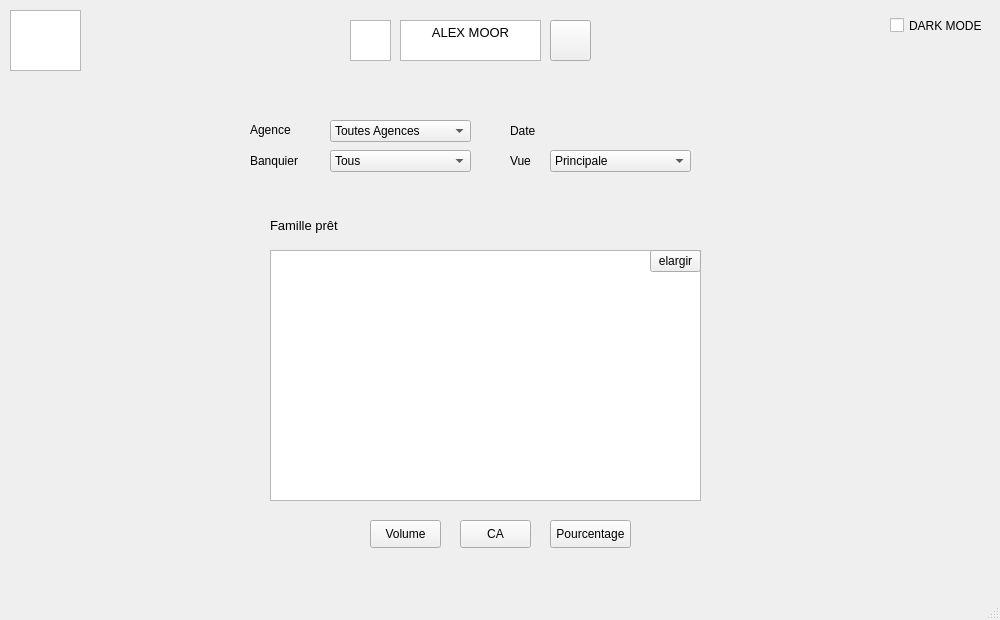
<?xml version="1.0" encoding="UTF-8"?>
<ui version="4.0">
 <class>vue_president</class>
 <widget class="QMainWindow" name="vue_president">
  <property name="geometry">
   <rect>
    <x>0</x>
    <y>0</y>
    <width>1000</width>
    <height>620</height>
   </rect>
  </property>
  <property name="windowTitle">
   <string>MainWindow</string>
  </property>
  <widget class="QWidget" name="centralwidget">
   <widget class="QLabel" name="label_4">
    <property name="geometry">
     <rect>
      <x>510</x>
      <y>150</y>
      <width>31</width>
      <height>21</height>
     </rect>
    </property>
    <property name="text">
     <string>Vue</string>
    </property>
   </widget>
   <widget class="QLabel" name="label_6">
    <property name="geometry">
     <rect>
      <x>270</x>
      <y>215</y>
      <width>121</width>
      <height>21</height>
     </rect>
    </property>
    <property name="font">
     <font>
      <pointsize>10</pointsize>
     </font>
    </property>
    <property name="text">
     <string>Famille prêt</string>
    </property>
   </widget>
   <widget class="QComboBox" name="Banquier">
    <property name="geometry">
     <rect>
      <x>330</x>
      <y>150</y>
      <width>141</width>
      <height>22</height>
     </rect>
    </property>
    <item>
     <property name="text">
      <string>Tous </string>
     </property>
    </item>
    <item>
     <property name="text">
      <string>Ahmed Benmoussa</string>
     </property>
    </item>
    <item>
     <property name="text">
      <string>Alexandre Maurice</string>
     </property>
    </item>
    <item>
     <property name="text">
      <string>Alice Benarfa</string>
     </property>
    </item>
    <item>
     <property name="text">
      <string>Yanis Moujab</string>
     </property>
    </item>
   </widget>
   <widget class="QtCharts::QChartView" name="chart_pret">
    <property name="geometry">
     <rect>
      <x>270</x>
      <y>250</y>
      <width>431</width>
      <height>251</height>
     </rect>
    </property>
   </widget>
   <widget class="QTextEdit" name="username">
    <property name="geometry">
     <rect>
      <x>400</x>
      <y>20</y>
      <width>141</width>
      <height>41</height>
     </rect>
    </property>
    <property name="html">
     <string>&lt;!DOCTYPE HTML PUBLIC &quot;-//W3C//DTD HTML 4.0//EN&quot; &quot;http://www.w3.org/TR/REC-html40/strict.dtd&quot;&gt;
&lt;html&gt;&lt;head&gt;&lt;meta name=&quot;qrichtext&quot; content=&quot;1&quot; /&gt;&lt;style type=&quot;text/css&quot;&gt;
p, li { white-space: pre-wrap; }
&lt;/style&gt;&lt;/head&gt;&lt;body style=&quot; font-family:'MS Shell Dlg 2'; font-size:7.8pt; font-weight:400; font-style:normal;&quot;&gt;
&lt;p align=&quot;center&quot; style=&quot; margin-top:0px; margin-bottom:0px; margin-left:0px; margin-right:0px; -qt-block-indent:0; text-indent:0px;&quot;&gt;&lt;span style=&quot; font-size:10pt;&quot;&gt;ALEX MOOR&lt;/span&gt;&lt;/p&gt;&lt;/body&gt;&lt;/html&gt;</string>
    </property>
   </widget>
   <widget class="QPushButton" name="vol_pret">
    <property name="geometry">
     <rect>
      <x>370</x>
      <y>520</y>
      <width>71</width>
      <height>28</height>
     </rect>
    </property>
    <property name="text">
     <string>Volume</string>
    </property>
   </widget>
   <widget class="QComboBox" name="Vue">
    <property name="geometry">
     <rect>
      <x>550</x>
      <y>150</y>
      <width>141</width>
      <height>22</height>
     </rect>
    </property>
    <item>
     <property name="text">
      <string>Principale</string>
     </property>
    </item>
    <item>
     <property name="text">
      <string>Famille prêt</string>
     </property>
    </item>
   </widget>
   <widget class="QLabel" name="label">
    <property name="geometry">
     <rect>
      <x>250</x>
      <y>120</y>
      <width>55</width>
      <height>20</height>
     </rect>
    </property>
    <property name="text">
     <string>Agence</string>
    </property>
   </widget>
   <widget class="QPushButton" name="pourcentage_pret">
    <property name="geometry">
     <rect>
      <x>550</x>
      <y>520</y>
      <width>81</width>
      <height>28</height>
     </rect>
    </property>
    <property name="text">
     <string>Pourcentage</string>
    </property>
   </widget>
   <widget class="QPushButton" name="ca_pret">
    <property name="geometry">
     <rect>
      <x>460</x>
      <y>520</y>
      <width>71</width>
      <height>28</height>
     </rect>
    </property>
    <property name="text">
     <string>CA</string>
    </property>
   </widget>
   <widget class="QComboBox" name="Agence">
    <property name="geometry">
     <rect>
      <x>330</x>
      <y>120</y>
      <width>141</width>
      <height>22</height>
     </rect>
    </property>
    <item>
     <property name="text">
      <string>Toutes Agences</string>
     </property>
    </item>
    <item>
     <property name="text">
      <string>Brest</string>
     </property>
    </item>
    <item>
     <property name="text">
      <string>Mulhouse</string>
     </property>
    </item>
    <item>
     <property name="text">
      <string>Marseille</string>
     </property>
    </item>
    <item>
     <property name="text">
      <string>Paris</string>
     </property>
    </item>
    <item>
     <property name="text">
      <string>Strasbourg</string>
     </property>
    </item>
   </widget>
   <widget class="QLabel" name="label_2">
    <property name="geometry">
     <rect>
      <x>250</x>
      <y>150</y>
      <width>61</width>
      <height>21</height>
     </rect>
    </property>
    <property name="text">
     <string>Banquier</string>
    </property>
   </widget>
   <widget class="QGraphicsView" name="logo">
    <property name="geometry">
     <rect>
      <x>10</x>
      <y>10</y>
      <width>71</width>
      <height>61</height>
     </rect>
    </property>
   </widget>
   <widget class="QLabel" name="label_3">
    <property name="geometry">
     <rect>
      <x>510</x>
      <y>120</y>
      <width>41</width>
      <height>21</height>
     </rect>
    </property>
    <property name="text">
     <string>Date</string>
    </property>
   </widget>
   <widget class="QToolButton" name="logout">
    <property name="geometry">
     <rect>
      <x>550</x>
      <y>20</y>
      <width>41</width>
      <height>41</height>
     </rect>
    </property>
    <property name="text">
     <string/>
    </property>
   </widget>
   <widget class="QGraphicsView" name="logo_2">
    <property name="geometry">
     <rect>
      <x>350</x>
      <y>20</y>
      <width>41</width>
      <height>41</height>
     </rect>
    </property>
   </widget>
   <widget class="QToolButton" name="toolButton_2">
    <property name="geometry">
     <rect>
      <x>650</x>
      <y>250</y>
      <width>51</width>
      <height>22</height>
     </rect>
    </property>
    <property name="text">
     <string>elargir</string>
    </property>
   </widget>
   <widget class="QCheckBox" name="checkBox">
    <property name="geometry">
     <rect>
      <x>890</x>
      <y>10</y>
      <width>101</width>
      <height>31</height>
     </rect>
    </property>
    <property name="text">
     <string>DARK MODE</string>
    </property>
   </widget>
  </widget>
  <widget class="QMenuBar" name="menubar">
   <property name="geometry">
    <rect>
     <x>0</x>
     <y>0</y>
     <width>1000</width>
     <height>26</height>
    </rect>
   </property>
  </widget>
  <widget class="QStatusBar" name="statusbar"/>
 </widget>
 <customwidgets>
  <customwidget>
   <class>QtCharts::QChartView</class>
   <extends>QGraphicsView</extends>
   <header location="global">qtcharts/qchartview.h</header>
  </customwidget>
 </customwidgets>
 <resources/>
 <connections/>
</ui>
